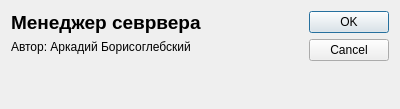
<?xml version="1.0" encoding="UTF-8"?>
<ui version="4.0">
 <class>DialogAbout</class>
 <widget class="QDialog" name="DialogAbout">
  <property name="geometry">
   <rect>
    <x>0</x>
    <y>0</y>
    <width>400</width>
    <height>109</height>
   </rect>
  </property>
  <property name="windowTitle">
   <string>О программе...</string>
  </property>
  <layout class="QGridLayout" name="gridLayout_2">
   <item row="0" column="0">
    <layout class="QGridLayout" name="gridLayout">
     <item row="0" column="0">
      <widget class="QLabel" name="label">
       <property name="font">
        <font>
         <pointsize>14</pointsize>
         <bold>true</bold>
        </font>
       </property>
       <property name="text">
        <string>Менеджер севрвера</string>
       </property>
      </widget>
     </item>
     <item row="1" column="0">
      <layout class="QGridLayout" name="gridLayout_3">
       <item row="0" column="0">
        <widget class="QLabel" name="label_2">
         <property name="text">
          <string>Автор: Аркадий Борисоглебский</string>
         </property>
        </widget>
       </item>
       <item row="1" column="0">
        <spacer name="verticalSpacer">
         <property name="orientation">
          <enum>Qt::Vertical</enum>
         </property>
         <property name="sizeHint" stdset="0">
          <size>
           <width>20</width>
           <height>40</height>
          </size>
         </property>
        </spacer>
       </item>
      </layout>
     </item>
    </layout>
   </item>
   <item row="0" column="1">
    <widget class="QDialogButtonBox" name="buttonBox">
     <property name="orientation">
      <enum>Qt::Vertical</enum>
     </property>
     <property name="standardButtons">
      <set>QDialogButtonBox::Cancel|QDialogButtonBox::Ok</set>
     </property>
    </widget>
   </item>
  </layout>
 </widget>
 <resources/>
 <connections>
  <connection>
   <sender>buttonBox</sender>
   <signal>accepted()</signal>
   <receiver>DialogAbout</receiver>
   <slot>accept()</slot>
   <hints>
    <hint type="sourcelabel">
     <x>248</x>
     <y>254</y>
    </hint>
    <hint type="destinationlabel">
     <x>157</x>
     <y>274</y>
    </hint>
   </hints>
  </connection>
  <connection>
   <sender>buttonBox</sender>
   <signal>rejected()</signal>
   <receiver>DialogAbout</receiver>
   <slot>reject()</slot>
   <hints>
    <hint type="sourcelabel">
     <x>316</x>
     <y>260</y>
    </hint>
    <hint type="destinationlabel">
     <x>286</x>
     <y>274</y>
    </hint>
   </hints>
  </connection>
 </connections>
</ui>
